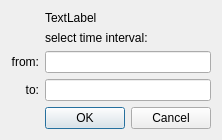
<?xml version="1.0" encoding="UTF-8"?>
<ui version="4.0">
 <class>AskIntervalDialog</class>
 <widget class="QDialog" name="AskIntervalDialog">
  <property name="geometry">
   <rect>
    <x>0</x>
    <y>0</y>
    <width>206</width>
    <height>131</height>
   </rect>
  </property>
  <property name="windowTitle">
   <string>Dialog</string>
  </property>
  <layout class="QGridLayout" name="gridLayout">
   <item row="4" column="1">
    <widget class="QDialogButtonBox" name="buttonBox">
     <property name="orientation">
      <enum>Qt::Horizontal</enum>
     </property>
     <property name="standardButtons">
      <set>QDialogButtonBox::Cancel|QDialogButtonBox::Ok</set>
     </property>
    </widget>
   </item>
   <item row="3" column="1">
    <widget class="QLineEdit" name="to">
     <property name="inputMask">
      <string>0000009; </string>
     </property>
    </widget>
   </item>
   <item row="3" column="0">
    <widget class="QLabel" name="label">
     <property name="text">
      <string>to:</string>
     </property>
     <property name="alignment">
      <set>Qt::AlignRight|Qt::AlignTrailing|Qt::AlignVCenter</set>
     </property>
    </widget>
   </item>
   <item row="2" column="1">
    <widget class="QLineEdit" name="from">
     <property name="inputMask">
      <string>0000009; </string>
     </property>
    </widget>
   </item>
   <item row="2" column="0">
    <widget class="QLabel" name="label_2">
     <property name="text">
      <string>from:</string>
     </property>
     <property name="alignment">
      <set>Qt::AlignRight|Qt::AlignTrailing|Qt::AlignVCenter</set>
     </property>
    </widget>
   </item>
   <item row="0" column="1">
    <widget class="QLabel" name="title">
     <property name="text">
      <string>TextLabel</string>
     </property>
    </widget>
   </item>
   <item row="1" column="1">
    <widget class="QLabel" name="label_3">
     <property name="text">
      <string>select time interval:</string>
     </property>
    </widget>
   </item>
  </layout>
 </widget>
 <tabstops>
  <tabstop>buttonBox</tabstop>
  <tabstop>from</tabstop>
  <tabstop>to</tabstop>
 </tabstops>
 <resources/>
 <connections>
  <connection>
   <sender>buttonBox</sender>
   <signal>accepted()</signal>
   <receiver>AskIntervalDialog</receiver>
   <slot>accept()</slot>
   <hints>
    <hint type="sourcelabel">
     <x>248</x>
     <y>254</y>
    </hint>
    <hint type="destinationlabel">
     <x>157</x>
     <y>274</y>
    </hint>
   </hints>
  </connection>
  <connection>
   <sender>buttonBox</sender>
   <signal>rejected()</signal>
   <receiver>AskIntervalDialog</receiver>
   <slot>reject()</slot>
   <hints>
    <hint type="sourcelabel">
     <x>316</x>
     <y>260</y>
    </hint>
    <hint type="destinationlabel">
     <x>286</x>
     <y>274</y>
    </hint>
   </hints>
  </connection>
 </connections>
</ui>
